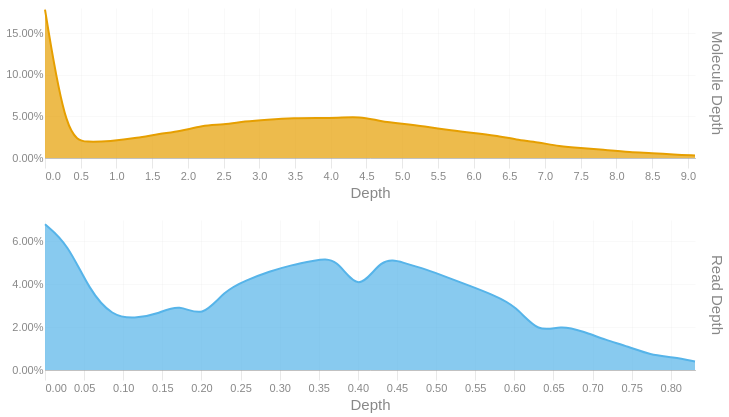

Notebook cell for this chart:
### Code cell
readdep = depth_hist(tb['Read Depth'], q99, 3)
readdep = readdep.with_columns(pl.lit('Read Depth').alias('Metric'))
if not SKIPLR:
    moldep = depth_hist(tb['Molecule Depth'], mol_q99, 1)
    moldep = moldep.with_columns(pl.lit('Molecule Depth').alias('Metric'))
    _hist = pl.concat([readdep, moldep])
    _hist = _hist.filter(pl.col('Proportion') != 0)
    with SafeRender(_hist):
        (
            alt.Chart(_hist)        
            .mark_area(interpolate = "basis")
            .encode(
                x=alt.X('Bin:Q').scale(domainMin=0).axis(alt.Axis(title='Depth')),
                y = alt.Y('Proportion:Q', title = None).axis(format = '.2%'),
                color = alt.Color('Metric:N').legend(None),
                row = alt.Row("Metric:N").header(title = None, labelOrient = 'right'),
                tooltip = [
                    alt.Tooltip("Metric:N", title = "Metric"),
                    alt.Tooltip('Interval:N', title = "Depth Interval"),
                    alt.Tooltip('Proportion:Q', title = "% Alignments").format('.2%')
                ]
            )
            .resolve_scale(x='independent', y='independent')
            .properties(
                height = 150, width = 650,
                usermeta={'embedOptions': {'downloadFileName': f'{samplename}.depth.hist'}}
            )
        ).display()
else:
    readdep = readdep.filter(pl.col('Proportion') != 0)
    with SafeRender(readdep):
        (
            alt.Chart(readdep)        
            .mark_area(interpolate = "basis")
            .encode(
                x=alt.X('Bin:Q').scale(domainMin=0).axis(alt.Axis(title='Depth')),
                y = alt.Y('Proportion:Q', title = None).axis(format = '.2%'),
                tooltip = [
                    alt.Tooltip('Interval:N', title = "Depth Interval"),
                    alt.Tooltip('Proportion:Q', title = "% Alignments").format('.2%')
                ]
            )
            .properties(
                usermeta={'embedOptions': {'downloadFileName': f'{samplename}.depth.hist'}}
            )
        ).display()

### Figure 1 — Vega-Lite specification as saved in the notebook (floating-point values rounded to 4 significant figures)
{"width": 650, "height": 150, "config": {"title": {"anchor": "start", "dy": -15, "fontSize": 18, "color": "#888888", "subtitleColor": "#888888", "subtitleFontSize": 14}, "arc": {"fill": "#0072B2"}, "axis": {"domainColor": "#888888", "domainWidth": 0.5, "gridWidth": 0.2, "grid": false, "titleFontWeight": 400, "titleFontSize": 15, "labelFontSize": 11, "labelColor": "#888888", "tickColor": "#888888", "tickWidth": 0.2, "titleColor": "#888888"}, "axisBand": {"grid": false}, "axisX": {"grid": true, "tickSize": 10, "domainCap": "round"}, "axisY": {"domain": false, "grid": true, "tickSize": 0, "domainCap": "round"}, "background": "transparent", "header": {"labelFontSize": 15, "labelColor": "#888888", "titleFontSize": 15, "titleFontWeight": 600, "titleColor": "#888888"}, "legend": {"labelFont": "sans-serif", "labelFontSize": 12, "labelColor": "#888888", "symbolSize": 100, "symbolType": "circle", "titleFontSize": 12, "titlePadding": 10, "titleColor": "#888888", "title": null}, "range": {"category": ["#E69F00", "#56B4E9", "#009E73", "#F0E442", "#0072B2", "#D55E00", "#CC79A7", "#000000"], "diverging": ["#cfe8f3", "#a2d4ec", "#73bfe2", "#46abdb", "#1696d2", "#12719e"]}, "area": {"fill": "#0072B2", "fillOpacity": 0.7, "line": true, "strokeOpacity": 0.7}, "line": {"color": "#0072B2", "stroke": "#0072B2", "strokeWidth": 2}, "trail": {"color": "#0072B2", "stroke": "#0072B2", "strokeWidth": 0, "size": 1}, "point": {"filled": true, "fillOpacity": 1.0, "size": 95}, "text": {"color": "#888888", "fontSize": 11, "align": "right", "fontWeight": 400, "size": 11}, "bar": {"fill": "#0072B2", "stroke": null}, "view": {"stroke": null, "continuousWidth": 660, "continuousHeight": 400}}, "data": {"name": "data-d957a1b7362e9d7d4ed824b5c5b0692f"}, "mark": {"type": "area", "interpolate": "basis"}, "encoding": {"color": {"field": "Metric", "legend": null, "type": "nominal"}, "row": {"field": "Metric", "header": {"title": null, "labelOrient": "right"}, "type": "nominal"}, "tooltip": [{"field": "Metric", "title": "Metric", "type": "nominal"}, {"field": "Interval", "title": "Depth Interval", "type": "nominal"}, {"field": "Proportion", "format": ".2%", "title": "% Alignments", "type": "quantitative"}], "x": {"axis": {"title": "Depth"}, "field": "Bin", "scale": {"domainMin": 0}, "type": "quantitative"}, "y": {"axis": {"format": ".2%"}, "field": "Proportion", "title": null, "type": "quantitative"}}, "resolve": {"scale": {"x": "independent", "y": "independent"}}, "usermeta": {"embedOptions": {"downloadFileName": "TF26LRJL0076_5B_10484332_23Y22YLT4_L7.depth.hist"}}, "$schema": "https://vega.github.io/schema/vega-lite/v6.4.1.json", "datasets": {"data-d957a1b7362e9d7d4ed824b5c5b0692f": [{"Bin": 0.0, "Interval": "0.0-0.029", "Proportion": 0.068, "Metric": "Read Depth"}, {"Bin": 0.029, "Interval": "0.029-0.057", "Proportion": 0.059, "Metric": "Read Depth"}, {"Bin": 0.057, "Interval": "0.057-0.086", "Proportion": 0.037, "Metric": "Read Depth"}, {"Bin": 0.086, "Interval": "0.086-0.115", "Proportion": 0.025, "Metric": "Read Depth"}, {"Bin": 0.115, "Interval": "0.115-0.143", "Proportion": 0.024, "Metric": "Read Depth"}, {"Bin": 0.143, "Interval": "0.143-0.172", "Proportion": 0.026, "Metric": "Read Depth"}, {"Bin": 0.172, "Interval": "0.172-0.201", "Proportion": 0.031, "Metric": "Read Depth"}, {"Bin": 0.201, "Interval": "0.201-0.229", "Proportion": 0.024, "Metric": "Read Depth"}, {"Bin": 0.229, "Interval": "0.229-0.258", "Proportion": 0.037, "Metric": "Read Depth"}, {"Bin": 0.258, "Interval": "0.258-0.287", "Proportion": 0.042, "Metric": "Read Depth"}, {"Bin": 0.287, "Interval": "0.287-0.315", "Proportion": 0.046, "Metric": "Read Depth"}, {"Bin": 0.315, "Interval": "0.315-0.344", "Proportion": 0.049, "Metric": "Read Depth"}, {"Bin": 0.344, "Interval": "0.344-0.373", "Proportion": 0.051, "Metric": "Read Depth"}, {"Bin": 0.373, "Interval": "0.373-0.401", "Proportion": 0.053, "Metric": "Read Depth"}, {"Bin": 0.401, "Interval": "0.401-0.43", "Proportion": 0.035, "Metric": "Read Depth"}, {"Bin": 0.43, "Interval": "0.43-0.459", "Proportion": 0.053, "Metric": "Read Depth"}, {"Bin": 0.459, "Interval": "0.459-0.487", "Proportion": 0.05, "Metric": "Read Depth"}, {"Bin": 0.487, "Interval": "0.487-0.516", "Proportion": 0.047, "Metric": "Read Depth"}, {"Bin": 0.516, "Interval": "0.516-0.545", "Proportion": 0.043, "Metric": "Read Depth"}, {"Bin": 0.545, "Interval": "0.545-0.573", "Proportion": 0.039, "Metric": "Read Depth"}, {"Bin": 0.573, "Interval": "0.573-0.602", "Proportion": 0.035, "Metric": "Read Depth"}, {"Bin": 0.602, "Interval": "0.602-0.631", "Proportion": 0.03, "Metric": "Read Depth"}, {"Bin": 0.631, "Interval": "0.631-0.659", "Proportion": 0.017, "Metric": "Read Depth"}, {"Bin": 0.659, "Interval": "0.659-0.688", "Proportion": 0.021, "Metric": "Read Depth"}, {"Bin": 0.688, "Interval": "0.688-0.717", "Proportion": 0.018, "Metric": "Read Depth"}, {"Bin": 0.717, "Interval": "0.717-0.745", "Proportion": 0.014, "Metric": "Read Depth"}, {"Bin": 0.745, "Interval": "0.745-0.774", "Proportion": 0.011, "Metric": "Read Depth"}, {"Bin": 0.774, "Interval": "0.774-0.803", "Proportion": 0.007, "Metric": "Read Depth"}, {"Bin": 0.803, "Interval": "0.803-0.831", "Proportion": 0.006, "Metric": "Read Depth"}, {"Bin": 0.831, "Interval": "0.831-0.86", "Proportion": 0.004, "Metric": "Read Depth"}, {"Bin": 0.0, "Interval": "0.0-0.3", "Proportion": 0.178, "Metric": "Molecule Depth"}, {"Bin": 0.3, "Interval": "0.3-0.6", "Proportion": 0.022, "Metric": "Molecule Depth"}, {"Bin": 0.6, "Interval": "0.6-0.9", "Proportion": 0.019, "Metric": "Molecule Depth"}, {"Bin": 0.9, "Interval": "0.9-1.3", "Proportion": 0.02, "Metric": "Molecule Depth"}, {"Bin": 1.3, "Interval": "1.3-1.6", "Proportion": 0.024, "Metric": "Molecule Depth"}, {"Bin": 1.6, "Interval": "1.6-1.9", "Proportion": 0.029, "Metric": "Molecule Depth"}, {"Bin": 1.9, "Interval": "1.9-2.2", "Proportion": 0.032, "Metric": "Molecule Depth"}, {"Bin": 2.2, "Interval": "2.2-2.5", "Proportion": 0.039, "Metric": "Molecule Depth"}, {"Bin": 2.5, "Interval": "2.5-2.8", "Proportion": 0.04, "Metric": "Molecule Depth"}, {"Bin": 2.8, "Interval": "2.8-3.1", "Proportion": 0.044, "Metric": "Molecule Depth"}, {"Bin": 3.1, "Interval": "3.1-3.5", "Proportion": 0.046, "Metric": "Molecule Depth"}, {"Bin": 3.5, "Interval": "3.5-3.8", "Proportion": 0.048, "Metric": "Molecule Depth"}, {"Bin": 3.8, "Interval": "3.8-4.1", "Proportion": 0.048, "Metric": "Molecule Depth"}, {"Bin": 4.1, "Interval": "4.1-4.4", "Proportion": 0.048, "Metric": "Molecule Depth"}, {"Bin": 4.4, "Interval": "4.4-4.7", "Proportion": 0.05, "Metric": "Molecule Depth"}, {"Bin": 4.7, "Interval": "4.7-5.0", "Proportion": 0.044, "Metric": "Molecule Depth"}, {"Bin": 5.0, "Interval": "5.0-5.3", "Proportion": 0.041, "Metric": "Molecule Depth"}, {"Bin": 5.3, "Interval": "5.3-5.7", "Proportion": 0.038, "Metric": "Molecule Depth"}, {"Bin": 5.7, "Interval": "5.7-6.0", "Proportion": 0.033, "Metric": "Molecule Depth"}, {"Bin": 6.0, "Interval": "6.0-6.3", "Proportion": 0.03, "Metric": "Molecule Depth"}, {"Bin": 6.3, "Interval": "6.3-6.6", "Proportion": 0.027, "Metric": "Molecule Depth"}, {"Bin": 6.6, "Interval": "6.6-6.9", "Proportion": 0.022, "Metric": "Molecule Depth"}, {"Bin": 6.9, "Interval": "6.9-7.2", "Proportion": 0.019, "Metric": "Molecule Depth"}, {"Bin": 7.2, "Interval": "7.2-7.5", "Proportion": 0.014, "Metric": "Molecule Depth"}, {"Bin": 7.5, "Interval": "7.5-7.8", "Proportion": 0.012, "Metric": "Molecule Depth"}, {"Bin": 7.8, "Interval": "7.8-8.2", "Proportion": 0.01, "Metric": "Molecule Depth"}, {"Bin": 8.2, "Interval": "8.2-8.5", "Proportion": 0.007, "Metric": "Molecule Depth"}, {"Bin": 8.5, "Interval": "8.5-8.8", "Proportion": 0.006, "Metric": "Molecule Depth"}, {"Bin": 8.8, "Interval": "8.8-9.1", "Proportion": 0.004, "Metric": "Molecule Depth"}, {"Bin": 9.1, "Interval": "9.1-9.42", "Proportion": 0.003, "Metric": "Molecule Depth"}]}}
